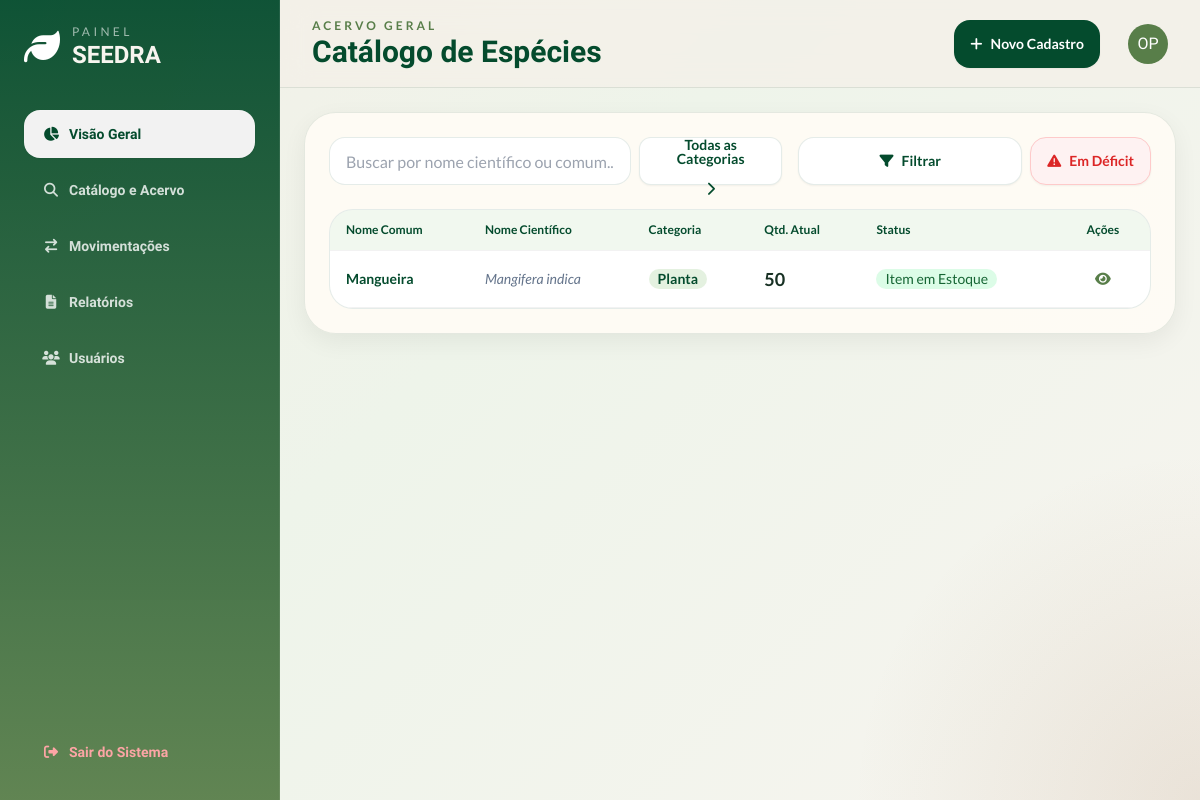
/catalogo (signed in), run on an earlier commit of the app's database.
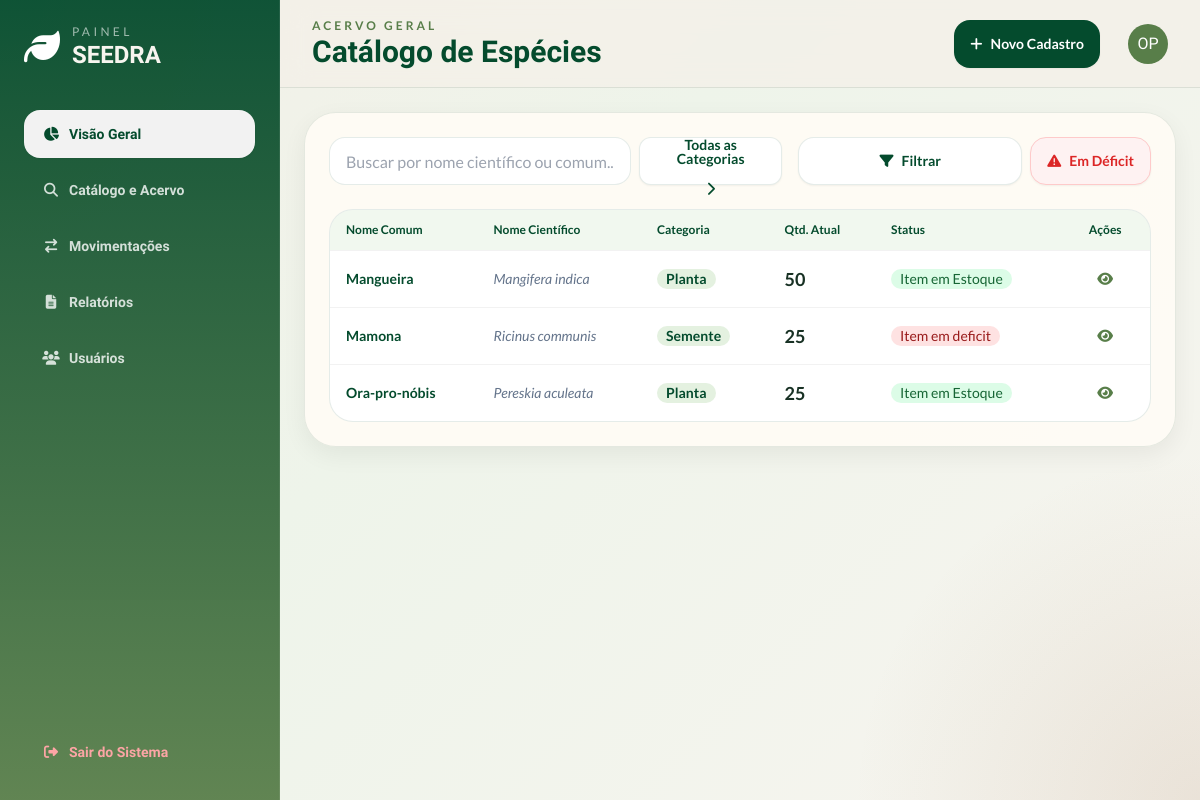
And on a later commit of the database.
### models.py (models this page shows)
class Item(db.Model):
    __tablename__= 'items'
    id = db.Column(db.Integer, primary_key = True)
    nome = db.Column(db.String(50), nullable = False, unique = True)
    quantidade = db.Column(db.Integer, nullable = True)
    n_cientifico = db.Column(db.String(50), nullable = False , unique = True)
    categoria = db.Column(db.String(20), nullable = False)
    deficit_limit = db.Column(db.Integer)
    obs = db.Column(db.Text)
    data_cadastro = db.Column(db.Date, nullable = False)
    movimentacoes = db.relationship('Movimentacao', backref = 'Item', lazy = True)
    def em_deficit(self):
        return self.quantidade < self.deficit_limit

### app.py (the view)
@app.route('/catalogo', methods=['GET'])
@login_required
def catalogo():
    itens = Item.query.all()
    itens_def = sum(1 for item in itens if item.em_deficit())
    return render_template('catalogo.html', itens=itens, itens_def=itens_def)

### app.py (called while the page is built)
def login_required(f):
  @wraps(f)
  def decorated_function(*args, **kwargs):
      if 'usuarios_id' not in session:
         flash("Faça login primeiro!", 'erro')
         return redirect(url_for('login'))
      return f(*args, **kwargs)
  return decorated_function

### templates/catalogo.html (shortened to what this page needs)
{% extends 'base.html' %}
{% block header_subtitle %}Acervo Geral{% endblock %}
{% block header_title %}Catálogo de Espécies{% endblock %}
{% block header_actions %}
<a href="{{ url_for('novo_item') }}" class="btn rounded-2xl border-0 bg-seedra-leafDark hover:bg-seedra-leafMid text-white font-lato">
    <i class="fa-solid fa-plus"></i> Novo Cadastro
</a>
{% endblock %}
{% block content %}
<section class="soft-card rounded-[2rem] p-6">
    <div class="flex flex-col md:flex-row gap-4 justify-between items-center mb-6">
        <div class="flex-1 w-full flex gap-2">
            <input type="text" placeholder="Buscar por nome científico ou comum..." class="input input-bordered rounded-2xl bg-white border-seedra-leafDark/10 w-full max-w-md font-lato" id="c_search" />
            <div class="relative inline-block w-56">
                <button id="c_btn" class="btn w-full flex justify-center rounded-xl bg-white font-lato text-seedra-leafDark border-seedra-leafDark/10 gap-4 hover:bg-seedra-leafMid hover:text-white">
                    <span>Todas as Categorias</span>
                    <i id="c_arrow" class="fa-solid fa-chevron-right transition-transform"></i>
                </button>
            </div>
        </div>
        <div class="flex gap-2">
            <div class="relative inline-block w-56 ">
                <button class="w-full flex justify-center btn rounded-2xl bg-white text-seedra-leafDark border border-seedra-leafDark/10 hover:bg-seedra-leafMid hover:text-white hover:border-seedra-seedSand shadow-sm font-lato" id="filter_button">
                    <i class="fa-solid fa-filter"></i> Filtrar
                </button>
            </div>
            <button class="btn rounded-2xl bg-red-50 text-red-600 border border-red-200 hover:bg-red-100 hover:border-red-300 shadow-sm font-lato" id="btn_deficit">
                <i class="fa-solid fa-triangle-exclamation"></i> Em Déficit
            </button>
        </div>
    </div>
    <div class="overflow-x-auto rounded-[1.5rem] border border-seedra-leafDark/10 bg-white">
        <table class="table font-lato">
            <thead class="bg-seedra-leafLight/10 text-seedra-leafDark">
                <tr>
                    <th>Nome Comum</th>
                    <th>Nome Científico</th>
                    <th>Categoria</th>
                    <th>Qtd. Atual</th>
                    <th>Status</th>
                    <th class="text-center">Ações</th>
                </tr>
            </thead>
            <tbody>
                {% for item in itens %}
                <tr class="{% if item.em_deficit() %}item_deficit{% else %}item_ok{% endif %}">
                    <td class="font-bold text-seedra-leafDark">{{ item.nome }}</td>
                    <td class="italic text-slate-500">{{ item.n_cientifico }}</td>
                    <td><span class="badge border-0 bg-seedra-leafLight/20 text-seedra-leafDark font-bold">{{ item.categoria}}</span></td>
                    <td class="metric-value font-bold text-lg">{{ item.quantidade }}</td>
                    <td><span class="badge border-0 {% if item.em_deficit() %} bg-red-100 text-red-800 {% else %} bg-green-100 text-green-800 {% endif %}">
                        {% if item.em_deficit() %}
                            Item em deficit
                        {% else %}
                            Item em Estoque
                        {% endif %}
                    </span></td>
                    <td class="text-center">
                        <a href="{{ url_for('detalhes_item', id=item.id) }}" class="btn btn-sm btn-ghost text-seedra-leafMid rounded-xl"><i class="fa-solid fa-eye"></i></a>
                    </td>
                </tr>
                {% endfor %}
            </tbody>
        </table>
    </div>
</section>
{% endblock %}

### templates/base.html (shortened to what this page needs)
<!DOCTYPE html>
<html lang="pt-BR" data-theme="light">
<head>
  <link rel="stylesheet" href="/static/css/style.css" />
  <script src="/static/js/tailwind.config.js" defer></script>
  <script src="https://cdn.tailwindcss.com"></script>
  <link href="https://cdn.jsdelivr.net/npm/daisyui@4.12.10/dist/full.min.css" rel="stylesheet" type="text/css" />
  <link rel="stylesheet" href="https://cdnjs.cloudflare.com/ajax/libs/font-awesome/6.4.0/css/all.min.css">
</head>
<body class="font-sans">
  <div class="dashboard-shell">
    <aside class="sidebar p-5 lg:p-6 flex flex-col gap-6">
      <div class="flex items-center gap-3">
        <i class="fa-solid fa-leaf text-4xl text-white"></i>
        <div>
          <p class="text-xs uppercase tracking-[0.28em] text-white/60 font-lato">Painel</p>
          <h1 class="text-2xl font-extrabold leading-tight">SEEDRA</h1>
        </div>
      </div>
      <nav class="space-y-2 mt-4">
        <a href="{{ url_for('dashboard') }}" class="btn btn-block justify-start bg-white/14 hover:bg-white/20 hover:text-white text-seedra-leafDark border-white/10 rounded-2xl"><i class="fa-solid fa-chart-pie w-5"></i> Visão Geral</a>
        <a href="{{ url_for('catalogo') }}" class="btn btn-block justify-start btn-ghost text-white/80 hover:bg-white/10 rounded-2xl"><i class="fa-solid fa-magnifying-glass w-5"></i> Catálogo e Acervo</a>
        <a href="{{ url_for('movimentacao') }}" class="btn btn-block justify-start btn-ghost text-white/80 hover:bg-white/10 rounded-2xl"><i class="fa-solid fa-arrow-right-arrow-left w-5"></i> Movimentações</a>
        <a href="{{ url_for('relatorios') }}" class="btn btn-block justify-start btn-ghost text-white/80 hover:bg-white/10 rounded-2xl"><i class="fa-solid fa-file-lines w-5"></i> Relatórios</a>
        <a href="{{ url_for('usuarios') }}" class="btn btn-block justify-start btn-ghost text-white/80 hover:bg-white/10 rounded-2xl"><i class="fa-solid fa-users w-5"></i> Usuários</a>
      </nav>
      <div class="mt-auto">
        <a href="{{ url_for('logout') }}" class="btn btn-block justify-start btn-ghost text-red-300 hover:bg-red-500/20 hover:text-red-100 rounded-2xl"><i class="fa-solid fa-right-from-bracket w-5"></i> Sair do Sistema</a>
      </div>
    </aside>
    <header class="topbar px-5 lg:px-8 flex items-center justify-between gap-4">
      <div>
        <p class="text-xs uppercase tracking-[0.25em] text-seedra-leafMid font-semibold font-lato">{% block header_subtitle %}SEEDRA{% endblock %}</p>
        <h2 class="text-2xl md:text-3xl font-extrabold text-seedra-leafDark">{% block header_title %}Painel de Controle{% endblock %}</h2>
      </div>
      <div class="flex items-center gap-3">
        {% block header_actions %}{% endblock %}
        <div class="avatar placeholder ml-4">
          <div class="bg-seedra-leafMid text-white rounded-full w-10">
            <span>OP</span>
          </div>
        </div>
      </div>
    </header>
    <main class="main">
      {% block content %}
      {% endblock %}
    </main>
  </div>
</body>
</html>

### static/css/style.css (style rules this page uses)
:root { --leaf-dark: #044b2d; --leaf-mid: #587e49; --leaf-light: #78b863; --seed-brown: #9a774c; --seed-sand: #ddd1ae; --seed-mist: #d9d6cc; --deep-forest: #001500; --stone: #888784; --cloud: #d9d9d9; --surface: rgba(249, 248, 243, 0.78); --surface-strong: rgba(255, 252, 246, 0.9); --line: rgba(4, 75, 45, 0.10); }
html, body { height: 100%; overflow: hidden; scroll-behavior: smooth; }
body { font-family: 'Balsamiq Sans', sans-serif; background: radial-gradient(circle at top left, rgba(120,184,99,0.18), transparent 20%), radial-gradient(circle at bottom right, rgba(154,119,76,0.14), transparent 24%), linear-gradient(135deg, #f4f0e8 0%, #eef4ea 40%, #f7f4ef 100%); color: #183124; }
.dashboard-shell { display: grid; grid-template-columns: 280px 1fr; grid-template-rows: 88px 1fr; height: 100dvh; }
.sidebar { grid-row: 1 / -1; overflow-y: auto; background: linear-gradient(180deg, rgba(4,75,45,0.95), rgba(88,126,73,0.94)); color: #f7f5ef; border-right: 1px solid rgba(255,255,255,0.08); }
.topbar { grid-column: 2; position: sticky; top: 0; z-index: 10; background: rgba(244, 240, 232, 0.78); backdrop-filter: blur(14px); border-bottom: 1px solid var(--line); }
.main { grid-column: 2; overflow-y: auto; padding: 1.5rem; }
.soft-card { background: var(--surface-strong); border: 1px solid var(--line); box-shadow: 0 8px 24px rgba(0, 21, 0, 0.06); }
.metric-value { font-variant-numeric: tabular-nums lining-nums; }

What changed in the data, as far as the page shows it:
added Item: nome "Mamona", n_cientifico "Ricinus communis", categoria "Semente", quantidade "25", deficit_limit "Item em deficit"
added Item: nome "Ora-pro-nóbis", n_cientifico "Pereskia aculeata", categoria "Planta", quantidade "25", deficit_limit "Item em Estoque"
